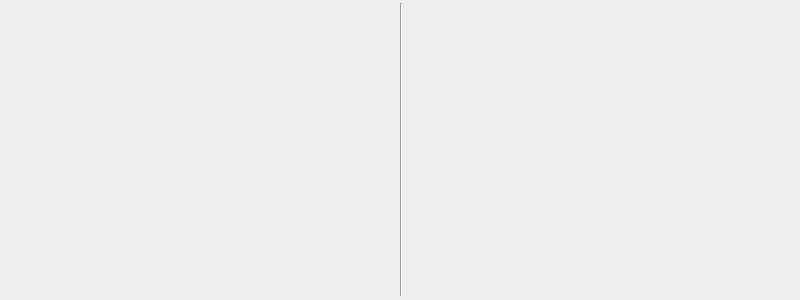
<?xml version="1.0" encoding="UTF-8"?>
<ui version="4.0">
 <class>ICMonitorPageFrame</class>
 <widget class="QFrame" name="ICMonitorPageFrame">
  <property name="geometry">
   <rect>
    <x>0</x>
    <y>0</y>
    <width>800</width>
    <height>300</height>
   </rect>
  </property>
  <property name="windowTitle">
   <string>Frame</string>
  </property>
  <property name="frameShape">
   <enum>QFrame::NoFrame</enum>
  </property>
  <property name="frameShadow">
   <enum>QFrame::Plain</enum>
  </property>
  <layout class="QHBoxLayout" name="horizontalLayout">
   <property name="spacing">
    <number>2</number>
   </property>
   <property name="leftMargin">
    <number>5</number>
   </property>
   <property name="topMargin">
    <number>3</number>
   </property>
   <property name="rightMargin">
    <number>3</number>
   </property>
   <property name="bottomMargin">
    <number>4</number>
   </property>
   <item>
    <widget class="ICIOMonitor" name="icMonitorFrameleft">
     <property name="frameShape">
      <enum>QFrame::NoFrame</enum>
     </property>
     <property name="frameShadow">
      <enum>QFrame::Plain</enum>
     </property>
    </widget>
   </item>
   <item>
    <widget class="Line" name="line">
     <property name="orientation">
      <enum>Qt::Vertical</enum>
     </property>
    </widget>
   </item>
   <item>
    <widget class="ICIOMonitor" name="icMonitorFrameRight">
     <property name="frameShape">
      <enum>QFrame::NoFrame</enum>
     </property>
     <property name="frameShadow">
      <enum>QFrame::Plain</enum>
     </property>
    </widget>
   </item>
  </layout>
 </widget>
 <customwidgets>
  <customwidget>
   <class>ICIOMonitor</class>
   <extends>QFrame</extends>
   <header>iciomonitor.h</header>
   <container>1</container>
  </customwidget>
 </customwidgets>
 <resources/>
 <connections/>
</ui>
